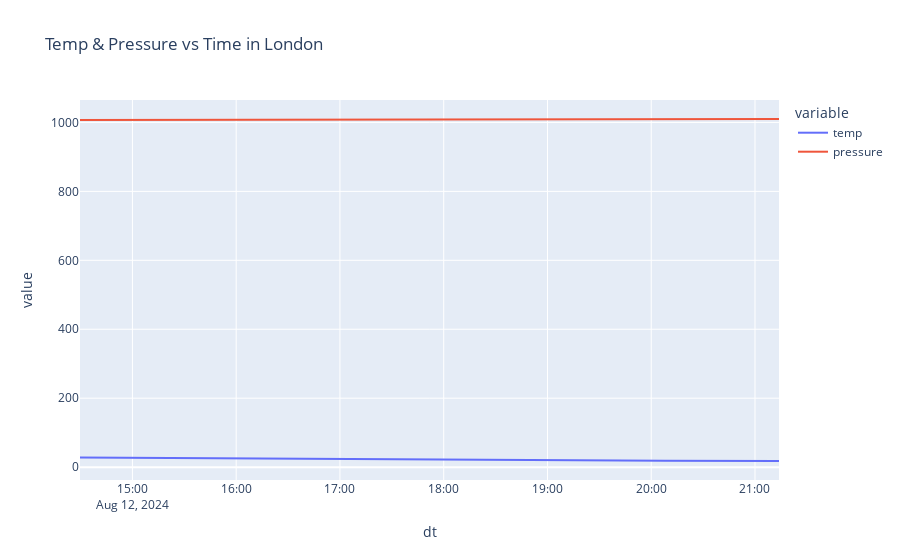

Notebook source saved alongside this figure:
### Code cell
import plotly_express as px
fig = px.line(df_etl, x='dt', y=['temp', 'pressure'], title=f"Temp & Pressure vs Time in {next(iter(set(df_etl.city_name)))}")
fig.show()
fname = '/home/hodalys/LondonWeather/weather-site/content/images/temperature&pressure.png'
plt.savefig(fname)

### Figure 1 — Plotly figure (JSON) as saved in the notebook; plotly's stock layout.template omitted (floating-point values rounded to 4 significant figures)
{"data": [{"hovertemplate": "variable=temp<br>dt=%{x}<br>value=%{y}<extra></extra>", "legendgroup": "temp", "line": {"color": "#636efa", "dash": "solid"}, "marker": {"symbol": "circle"}, "mode": "lines", "name": "temp", "orientation": "v", "showlegend": true, "type": "scatter", "x": ["2024-08-12T14:29:41", "2024-08-12T17:26:50", "2024-08-12T17:26:50", "2024-08-12T17:26:50", "2024-08-12T17:50:09", "2024-08-12T17:50:09", "2024-08-12T18:14:32", "2024-08-12T18:07:30", "2024-08-12T18:22:39", "2024-08-12T18:22:39", "2024-08-12T18:22:39", "2024-08-12T18:37:40", "2024-08-12T18:37:40", "2024-08-12T18:46:46", "2024-08-12T18:46:46", "2024-08-12T18:46:46", "2024-08-12T19:00:02", "2024-08-12T19:00:28", "2024-08-12T19:10:05", "2024-08-12T19:12:56", "2024-08-12T19:23:20", "2024-08-12T19:23:20", "2024-08-12T20:07:58", "2024-08-12T21:13:53"], "xaxis": "x", "y": [27.79, 22.35, 22.35, 22.35, 21.18, 21.18, 20.63, 20.93, 20.4, 20.4, 20.4, 20.07, 20.07, 19.84, 19.84, 19.84, 19.82, 19.72, 19.33, 19.29, 19.18, 19.18, 18.6, 17.81], "yaxis": "y"}, {"hovertemplate": "variable=pressure<br>dt=%{x}<br>value=%{y}<extra></extra>", "legendgroup": "pressure", "line": {"color": "#EF553B", "dash": "solid"}, "marker": {"symbol": "circle"}, "mode": "lines", "name": "pressure", "orientation": "v", "showlegend": true, "type": "scatter", "x": ["2024-08-12T14:29:41", "2024-08-12T17:26:50", "2024-08-12T17:26:50", "2024-08-12T17:26:50", "2024-08-12T17:50:09", "2024-08-12T17:50:09", "2024-08-12T18:14:32", "2024-08-12T18:07:30", "2024-08-12T18:22:39", "2024-08-12T18:22:39", "2024-08-12T18:22:39", "2024-08-12T18:37:40", "2024-08-12T18:37:40", "2024-08-12T18:46:46", "2024-08-12T18:46:46", "2024-08-12T18:46:46", "2024-08-12T19:00:02", "2024-08-12T19:00:28", "2024-08-12T19:10:05", "2024-08-12T19:12:56", "2024-08-12T19:23:20", "2024-08-12T19:23:20", "2024-08-12T20:07:58", "2024-08-12T21:13:53"], "xaxis": "x", "y": [1007, 1009, 1009, 1009, 1009, 1009, 1009, 1009, 1009, 1009, 1009, 1009, 1009, 1009, 1009, 1009, 1009, 1009, 1009, 1009, 1009, 1009, 1009, 1010], "yaxis": "y"}], "layout": {"autosize": true, "legend": {"title": {"text": "variable"}, "tracegroupgap": 0}, "title": {"text": "Temp & Pressure vs Time in London"}, "xaxis": {"anchor": "y", "autorange": true, "domain": [0, 1], "range": ["2024-08-12 14:29:41", "2024-08-12 21:13:53"], "title": {"text": "dt"}, "type": "date"}, "yaxis": {"anchor": "x", "autorange": true, "domain": [0, 1], "range": [-37.31, 1065.0], "title": {"text": "value"}, "type": "linear"}}}
